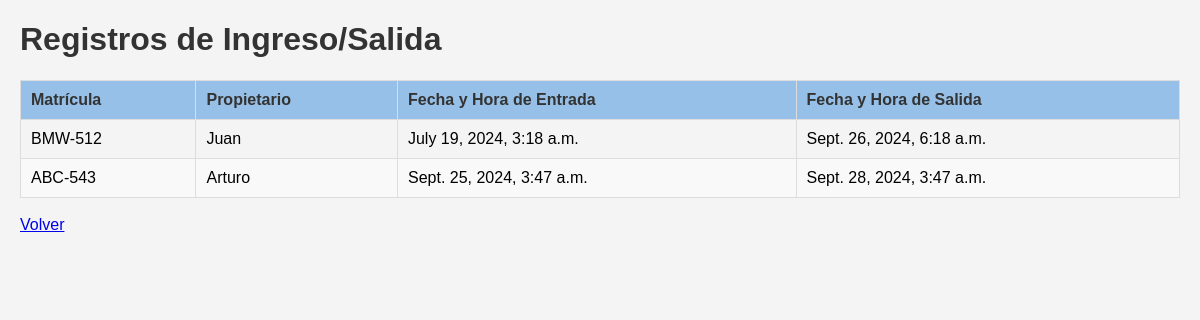
Page /registro/ on the committed database.
### gestion/models.py (models this page shows, shortened)
class Registro(models.Model):
    vehiculo = models.ForeignKey(Vehiculo, on_delete=models.CASCADE)
    fecha_hora_entrada = models.DateTimeField()
    fecha_hora_salida = models.DateTimeField(null=True, blank=True)

class Vehiculo(models.Model):
    propietario = models.ForeignKey(Propietario, on_delete=models.CASCADE)
    matricula = models.CharField(max_length=15, unique=True)
    marca = models.CharField(max_length=50)
    modelo = models.CharField(max_length=50)
    color = models.CharField(max_length=30)

class Propietario(models.Model):
    nombre = models.CharField(max_length=100)
    numero_apartamento = models.CharField(max_length=10)
    telefono = models.CharField(max_length=15, unique=True)
    email = models.EmailField(unique=True)

### gestion/views.py (the view)
# urls.py: path('registro/', views.mostrar_registros, name='mostrar_registros'),
def mostrar_registros(request):
    registros = Registro.objects.all().select_related('vehiculo__propietario')
    return render(request, 'gestion/mostrar_registros.html', {'registros': registros})

### gestion/templates/gestion/mostrar_registros.html (shortened to what this page needs)
<!DOCTYPE html>
<html lang="es">
<head>
    {% load static %}
    <link rel="stylesheet" href="{% static 'css/styles.css' %}">
</head>
<body>
    <h1>Registros de Ingreso/Salida</h1>
    <table>
        <thead>
            <tr>
                <th>Matrícula</th>
                <th>Propietario</th>
                <th>Fecha y Hora de Entrada</th>
                <th>Fecha y Hora de Salida</th>
            </tr>
        </thead>
        <tbody>
            {% for registro in registros %}
                <tr>
                    <td>{{ registro.vehiculo.matricula }}</td>
                    <td>{{ registro.vehiculo.propietario.nombre }}</td>
                    <td>{{ registro.fecha_hora_entrada }}</td>
                    <td>{{ registro.fecha_hora_salida }}</td>
                </tr>
            {% empty %}
                <tr>
                    <td colspan="4">No hay registros disponibles.</td>
                </tr>
            {% endfor %}
        </tbody>
    </table><br>
    <a href="{% url 'index' %}">Volver</a>
</body>
</html>

### static/css/styles.css (style rules this page uses)
body { font-family: Arial, sans-serif; margin: 20px; background-color: #f4f4f4; }
h1 { color: #333; }
table { width: 100%; border-collapse: collapse; margin-top: 20px; }
th, td { padding: 10px; text-align: left; border: 1px solid #ddd; }
th { background-color: #96c0e7; color: #333; }
tr:nth-child(even) { background-color: #f9f9f9; }

### rows in the picture
Registro: vehiculo.matricula "BMW-512", vehiculo.propietario.nombre "Juan", fecha_hora_entrada "July 19, 2024, 3:18 a.m.", fecha_hora_salida "Sept. 26, 2024, 6:18 a.m."
Registro: vehiculo.matricula "ABC-543", vehiculo.propietario.nombre "Arturo", fecha_hora_entrada "Sept. 25, 2024, 3:47 a.m.", fecha_hora_salida "Sept. 28, 2024, 3:47 a.m."
